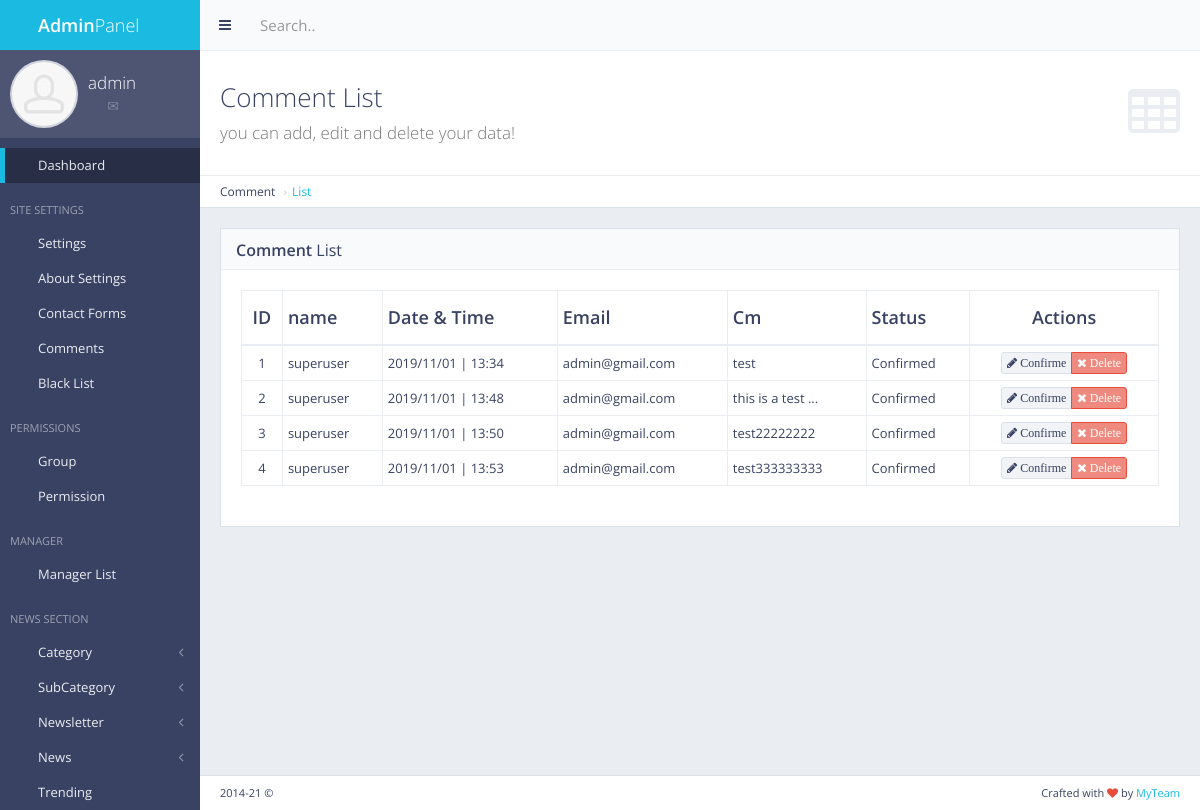
Screenshot of /comments/list/ (signed in) with the database file from the repository.
### comment/models.py (models this page shows, shortened)
class Comment(models.Model):
    name = models.CharField(max_length=50)
    email = models.CharField(max_length=50)
    cm = models.TextField()
    news_id = models.IntegerField()
    date = models.CharField(max_length=12)
    time = models.CharField(max_length=10)
    status = models.IntegerField(default=0)

### comment/views.py (the view)
# urls.py: url(r'^comments/list/$', views.comments_list, name='comments_list'),
def comments_list(request):
    if not request.user.is_authenticated :
        return redirect('mylogin')
    perm = 0
    for i in request.user.groups.all():
        if i.name == "masteruser" : perm = 1
    if perm == 0 :
        a = News.objects.get(pk=pk).writer
        if str(a) != str(request.user) :
            error = "Access Denied"
            return render(request, 'back/error.html' , {'error':error})
    comment = Comment.objects.all()
    return render(request, 'back/comments_list.html', {'comment':comment})

### main/templatetags/extera_auth.py (called while the page is built)
@register.filter(name='has_group')
def has_group(user, group_name):
    return user.groups.filter(name=group_name).exists()

### main/templates/back/comments_list.html (shortened to what this page needs)
{% extends 'back/master.html' %}
{% load staticfiles %}
{% block mainblock %}
   <div class="content-header">
    <div class="header-section">
        <h1>
            <i class="fa fa-table"></i>Comment List<br><small>you can add, edit and delete your data!</small>
        </h1>
    </div>
</div>
<ul class="breadcrumb breadcrumb-top">
    <li>Comment</li>
    <li><a href="/comment/list/">List</a></li>
</ul>
  <div class="block full">
    <div class="block-title">
        <h2><strong>Comment</strong> List</h2>
    </div>
    <div class="table-responsive">
        <table id="example-datatable" class="table table-vcenter table-condensed table-bordered">
            <thead>
                <tr>
                    <th class="text-center">ID</th>
                    <th>name</th>
                    <th>Date & Time</th>
                    <th>Email</th>
                    <th>Cm</th>
                    <th>Status</th>
                    <th class="text-center">Actions</th>
                </tr>
            </thead>
            <tbody>
                {% for cc in comment %}
                <tr>
                    <td class="text-center">{{cc.pk}}</td>
                     <td>{{cc.name}}</td>
                    <td>{{cc.date}} | {{cc.time}}</td>
                    <td>{{cc.email}}</td>
                    <td>{{cc.cm}}</td>
                    {% if cc.status == 0 %}
                    <td>Pendding</td>
                    {% elif cc.status == 1 %}
                    <td>Confirmed</td>
                    {% endif %}
                    <td class="text-center">
                        <div class="btn-group">
                            <a href="{%url 'comments_confirme' pk=cc.pk %}" data-toggle="tooltip" title="Confirme" class="btn btn-xs btn-default"><i class="fa fa-pencil"> Confirme</i></a>
                            <a href="{%url 'comments_del' pk=cc.pk %}" data-toggle="tooltip" title="Delete" class="btn btn-xs btn-danger"><i class="fa fa-times"> Delete</i></a>
                        </div>
                    </td>
                </tr>
               {% endfor %}
            </tbody>
        </table>
    </div>
</div>
{% endblock %}

### main/templates/back/master.html (shortened to what this page needs)
{% load staticfiles %}
{% load extera_auth %}
{% if user.is_authenticated %}
<!DOCTYPE html>
 <html class="no-js" lang="en">
    <head>
        <link rel="stylesheet" href="{%static 'back/css/bootstrap.min.css' %}">
        <link rel="stylesheet" href="{%static 'back/css/plugins.css' %}">
        <link rel="stylesheet" href="{%static 'back/css/main.css' %}">
        <link rel="stylesheet" href="{%static 'back/css/themes.css' %}">
    </head>
    <body>
        <div id="page-wrapper">
            <div id="page-container" class="sidebar-partial sidebar-visible-lg sidebar-no-animations">
                <div id="sidebar">
                    <div id="sidebar-scroll">
                        <div class="sidebar-content">
                            <a href="/panel" class="sidebar-brand">
                                <i class="gi gi-flash"></i><span class="sidebar-nav-mini-hide"><strong>Admin</strong>Panel</span>
                            </a>
                            <div class="sidebar-section sidebar-user clearfix sidebar-nav-mini-hide">
                                <div class="sidebar-user-avatar">
                                    <a href="page_ready_user_profile.html">
                                        <img src="{%static 'back/img/placeholders/avatars/avatar2.jpg' %}" alt="avatar">
                                    </a>
                                </div>
                                <div class="sidebar-user-name">{{request.user}}</div>
                                <div class="sidebar-user-links">
                                    <a href="page_ready_user_profile.html" data-toggle="tooltip" data-placement="bottom" title="Profile"><i class="gi gi-user"></i></a>
                                    <a href="page_ready_inbox.html" data-toggle="tooltip" data-placement="bottom" title="Messages"><i class="gi gi-envelope"></i></a>
                                    <a href="/panel/change/pass/" class="enable-tooltip" data-placement="bottom" title="Settings" ><i class="gi gi-cogwheel"></i></a>
                                    <a href="/logout" data-toggle="tooltip" data-placement="bottom" title="Logout"><i class="gi gi-exit"></i></a>
                                </div>
                            </div>
                            <ul class="sidebar-nav">
                                {% if perms.main.master_user %}
                                <li>
                                    <a href="/panel" class=" active"><i class="gi gi-stopwatch sidebar-nav-icon"></i><span class="sidebar-nav-mini-hide">Dashboard</span></a>
                                </li>
                                {% endif %}
                                {% if request.user|has_group:"masteruser" %}
                                <li class="sidebar-header">
                                    <span class="sidebar-header-options clearfix"><a href="javascript:void(0)" data-toggle="tooltip" title="Quick Settings"><i class="gi gi-settings"></i></a></span>
                                    <span class="sidebar-header-title">Site Settings</span>
                                </li>
                                <li>
                                    <a href="/panel/setting/" class=""><i class="gi gi-show_big_thumbnails sidebar-nav-icon"></i><span class="sidebar-nav-mini-hide">Settings</span></a>
                                </li>
                                <li>
                                        <a href="/panel/about/setting/" class=""><i class="gi gi-show_big_thumbnails sidebar-nav-icon"></i><span class="sidebar-nav-mini-hide">About Settings</span></a>
                                    </li>
                                    <li>
                                        <a href="/panel/contactform/" class=""><i class="gi gi-show_big_thumbnails sidebar-nav-icon"></i><span class="sidebar-nav-mini-hide">Contact Forms</span></a>
                                    </li>
                                    <li>
                                            <a href="/comments/list/" class=""><i class="gi gi-show_big_thumbnails sidebar-nav-icon"></i><span class="sidebar-nav-mini-hide">Comments</span></a>
                                        </li>
                                        <li>
                                                <a href="/blacklist/" class=""><i class="gi gi-show_big_thumbnails sidebar-nav-icon"></i><span class="sidebar-nav-mini-hide">Black List</span></a>
                                            </li>
                                    <li class="sidebar-header">
                                        <span class="sidebar-header-options clearfix"><a href="javascript:void(0)" data-toggle="tooltip" title="Quick Settings"><i class="gi gi-settings"></i></a></span>
                                        <span class="sidebar-header-title">Permissions</span>
                                    </li>
                                    <li>
                                        <a href="/panel/manager/group/" class=""><i class="gi gi-show_big_thumbnails sidebar-nav-icon"></i><span class="sidebar-nav-mini-hide">Group</span></a>
                                    </li>
                                    <li>
                                            <a href="/panel/manager/perms/" class=""><i class="gi gi-show_big_thumbnails sidebar-nav-icon"></i><span class="sidebar-nav-mini-hide">Permission</span></a>
                                        </li>
                                    <li class="sidebar-header">
                                        <span class="sidebar-header-options clearfix"><a href="javascript:void(0)" data-toggle="tooltip" title="Quick Settings"><i class="gi gi-settings"></i></a></span>
                                        <span class="sidebar-header-title">Manager</span>
                                    </li>
                                    <li>
                                        <a href="/panel/manager/list/" class=""><i class="gi gi-show_big_thumbnails sidebar-nav-icon"></i><span class="sidebar-nav-mini-hide">Manager List</span></a>
                                    </li>
                                    {% endif %}
                                <li class="sidebar-header">
                                    <span class="sidebar-header-options clearfix"><a href="javascript:void(0)" data-toggle="tooltip" title="Quick Settings"><i class="gi gi-settings"></i></a></span>
                                    <span class="sidebar-header-title">News Section</span>
                                </li>
                                {% if request.user|has_group:"masteruser" %}
                                <li>
                                        <a href="#" class="sidebar-nav-menu"><i class="fa fa-angle-left sidebar-nav-indicator sidebar-nav-mini-hide"></i><i class="gi gi-show_big_thumbnails sidebar-nav-icon"></i><span class="sidebar-nav-mini-hide">Category</span></a>
                                    </li>
                                    <li>
                                        <a href="#" class="sidebar-nav-menu"><i class="fa fa-angle-left sidebar-nav-indicator sidebar-nav-mini-hide"></i><i class="gi gi-show_big_thumbnails sidebar-nav-icon"></i><span class="sidebar-nav-mini-hide">SubCategory</span></a>
                                    </li>
                                    <li>
                                            <a href="#" class="sidebar-nav-menu"><i class="fa fa-angle-left sidebar-nav-indicator sidebar-nav-mini-hide"></i><i class="gi gi-show_big_thumbnails sidebar-nav-icon"></i><span class="sidebar-nav-mini-hide">Newsletter</span></a>
                                        </li>
                                    {% endif %}
                                <li>
                                    <a href="#" class="sidebar-nav-menu"><i class="fa fa-angle-left sidebar-nav-indicator sidebar-nav-mini-hide"></i><i class="gi gi-show_big_thumbnails sidebar-nav-icon"></i><span class="sidebar-nav-mini-hide">News</span></a>
                                </li>
                                {% if request.user|has_group:"masteruser" %}
                                <li>
                                    <a href="/panel/trending/" class=""><i class="gi gi-show_big_thumbnails sidebar-nav-icon"></i><span class="sidebar-nav-mini-hide">Trending</span></a>
                                </li>
                                {% endif %}
                            </ul>
                        </div>
                    </div>
                </div>
                <div id="main-container">
                    <header class="navbar navbar-default">
                        <ul class="nav navbar-nav-custom">
                            <li>
                                <a href="javascript:void(0)" onclick="App.sidebar('toggle-sidebar');this.blur();">
                                    <i class="fa fa-bars fa-fw"></i>
                                </a>
                            </li>
                        </ul>
                        <form action="page_ready_search_results.html" method="post" class="navbar-form-custom">
                            <div class="form-group">
                                <input type="text" id="top-search" name="top-search" class="form-control" placeholder="Search..">
                            </div>
                        </form>
                    </header>
                    <div id="page-content">
                    {% block mainblock %}
                    {% endblock %}
                    </div>
                    <footer class="clearfix">
                        <div class="pull-right">
                            Crafted with <i class="fa fa-heart text-danger"></i> by <a href="#" target="_blank">MyTeam</a>
                        </div>
                        <div class="pull-left">
                            <span id="year-copy"></span> &copy;
                        </div>
                    </footer>
                </div>
            </div>
        </div>
    </body>
</html>
{% else %}
Please login
{% endif %}

### rows the page displays
Comment: pk "1", name "superuser", date "2019/11/01", time "13:34", email "admin@gmail.com", cm "test", status "Confirmed"
Comment: pk "2", name "superuser", date "2019/11/01", time "13:48", email "admin@gmail.com", cm "this is a test ...", status "Confirmed"
Comment: pk "3", name "superuser", date "2019/11/01", time "13:50", email "admin@gmail.com", cm "test22222222", status "Confirmed"
Comment: pk "4", name "superuser", date "2019/11/01", time "13:53", email "admin@gmail.com", cm "test333333333", status "Confirmed"

### other values shown
{{ request.user }} "admin"
